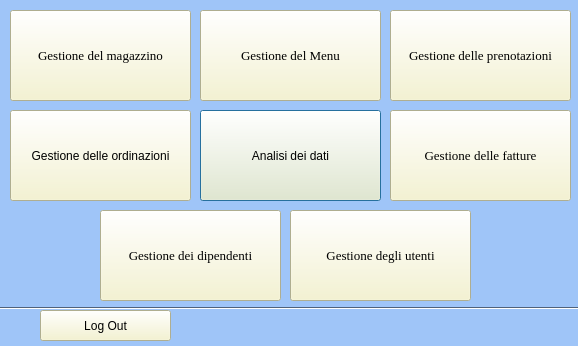
<?xml version="1.0" encoding="UTF-8"?>
<ui version="4.0">
 <class>formAmministratore</class>
 <widget class="QDialog" name="formAmministratore">
  <property name="geometry">
   <rect>
    <x>0</x>
    <y>0</y>
    <width>578</width>
    <height>346</height>
   </rect>
  </property>
  <property name="palette">
   <palette>
    <active>
     <colorrole role="WindowText">
      <brush brushstyle="SolidPattern">
       <color alpha="255">
        <red>0</red>
        <green>0</green>
        <blue>0</blue>
       </color>
      </brush>
     </colorrole>
     <colorrole role="Button">
      <brush brushstyle="SolidPattern">
       <color alpha="255">
        <red>159</red>
        <green>197</green>
        <blue>248</blue>
       </color>
      </brush>
     </colorrole>
     <colorrole role="Light">
      <brush brushstyle="SolidPattern">
       <color alpha="255">
        <red>255</red>
        <green>255</green>
        <blue>255</blue>
       </color>
      </brush>
     </colorrole>
     <colorrole role="Midlight">
      <brush brushstyle="SolidPattern">
       <color alpha="255">
        <red>207</red>
        <green>226</green>
        <blue>251</blue>
       </color>
      </brush>
     </colorrole>
     <colorrole role="Dark">
      <brush brushstyle="SolidPattern">
       <color alpha="255">
        <red>79</red>
        <green>98</green>
        <blue>124</blue>
       </color>
      </brush>
     </colorrole>
     <colorrole role="Mid">
      <brush brushstyle="SolidPattern">
       <color alpha="255">
        <red>106</red>
        <green>131</green>
        <blue>165</blue>
       </color>
      </brush>
     </colorrole>
     <colorrole role="Text">
      <brush brushstyle="SolidPattern">
       <color alpha="255">
        <red>0</red>
        <green>0</green>
        <blue>0</blue>
       </color>
      </brush>
     </colorrole>
     <colorrole role="BrightText">
      <brush brushstyle="SolidPattern">
       <color alpha="255">
        <red>255</red>
        <green>255</green>
        <blue>255</blue>
       </color>
      </brush>
     </colorrole>
     <colorrole role="ButtonText">
      <brush brushstyle="SolidPattern">
       <color alpha="255">
        <red>0</red>
        <green>0</green>
        <blue>0</blue>
       </color>
      </brush>
     </colorrole>
     <colorrole role="Base">
      <brush brushstyle="SolidPattern">
       <color alpha="255">
        <red>255</red>
        <green>255</green>
        <blue>255</blue>
       </color>
      </brush>
     </colorrole>
     <colorrole role="Window">
      <brush brushstyle="SolidPattern">
       <color alpha="255">
        <red>159</red>
        <green>197</green>
        <blue>248</blue>
       </color>
      </brush>
     </colorrole>
     <colorrole role="Shadow">
      <brush brushstyle="SolidPattern">
       <color alpha="255">
        <red>0</red>
        <green>0</green>
        <blue>0</blue>
       </color>
      </brush>
     </colorrole>
     <colorrole role="AlternateBase">
      <brush brushstyle="SolidPattern">
       <color alpha="255">
        <red>207</red>
        <green>226</green>
        <blue>251</blue>
       </color>
      </brush>
     </colorrole>
     <colorrole role="ToolTipBase">
      <brush brushstyle="SolidPattern">
       <color alpha="255">
        <red>255</red>
        <green>255</green>
        <blue>220</blue>
       </color>
      </brush>
     </colorrole>
     <colorrole role="ToolTipText">
      <brush brushstyle="SolidPattern">
       <color alpha="255">
        <red>0</red>
        <green>0</green>
        <blue>0</blue>
       </color>
      </brush>
     </colorrole>
     <colorrole role="PlaceholderText">
      <brush brushstyle="SolidPattern">
       <color alpha="128">
        <red>0</red>
        <green>0</green>
        <blue>0</blue>
       </color>
      </brush>
     </colorrole>
    </active>
    <inactive>
     <colorrole role="WindowText">
      <brush brushstyle="SolidPattern">
       <color alpha="255">
        <red>0</red>
        <green>0</green>
        <blue>0</blue>
       </color>
      </brush>
     </colorrole>
     <colorrole role="Button">
      <brush brushstyle="SolidPattern">
       <color alpha="255">
        <red>159</red>
        <green>197</green>
        <blue>248</blue>
       </color>
      </brush>
     </colorrole>
     <colorrole role="Light">
      <brush brushstyle="SolidPattern">
       <color alpha="255">
        <red>255</red>
        <green>255</green>
        <blue>255</blue>
       </color>
      </brush>
     </colorrole>
     <colorrole role="Midlight">
      <brush brushstyle="SolidPattern">
       <color alpha="255">
        <red>207</red>
        <green>226</green>
        <blue>251</blue>
       </color>
      </brush>
     </colorrole>
     <colorrole role="Dark">
      <brush brushstyle="SolidPattern">
       <color alpha="255">
        <red>79</red>
        <green>98</green>
        <blue>124</blue>
       </color>
      </brush>
     </colorrole>
     <colorrole role="Mid">
      <brush brushstyle="SolidPattern">
       <color alpha="255">
        <red>106</red>
        <green>131</green>
        <blue>165</blue>
       </color>
      </brush>
     </colorrole>
     <colorrole role="Text">
      <brush brushstyle="SolidPattern">
       <color alpha="255">
        <red>0</red>
        <green>0</green>
        <blue>0</blue>
       </color>
      </brush>
     </colorrole>
     <colorrole role="BrightText">
      <brush brushstyle="SolidPattern">
       <color alpha="255">
        <red>255</red>
        <green>255</green>
        <blue>255</blue>
       </color>
      </brush>
     </colorrole>
     <colorrole role="ButtonText">
      <brush brushstyle="SolidPattern">
       <color alpha="255">
        <red>0</red>
        <green>0</green>
        <blue>0</blue>
       </color>
      </brush>
     </colorrole>
     <colorrole role="Base">
      <brush brushstyle="SolidPattern">
       <color alpha="255">
        <red>255</red>
        <green>255</green>
        <blue>255</blue>
       </color>
      </brush>
     </colorrole>
     <colorrole role="Window">
      <brush brushstyle="SolidPattern">
       <color alpha="255">
        <red>159</red>
        <green>197</green>
        <blue>248</blue>
       </color>
      </brush>
     </colorrole>
     <colorrole role="Shadow">
      <brush brushstyle="SolidPattern">
       <color alpha="255">
        <red>0</red>
        <green>0</green>
        <blue>0</blue>
       </color>
      </brush>
     </colorrole>
     <colorrole role="AlternateBase">
      <brush brushstyle="SolidPattern">
       <color alpha="255">
        <red>207</red>
        <green>226</green>
        <blue>251</blue>
       </color>
      </brush>
     </colorrole>
     <colorrole role="ToolTipBase">
      <brush brushstyle="SolidPattern">
       <color alpha="255">
        <red>255</red>
        <green>255</green>
        <blue>220</blue>
       </color>
      </brush>
     </colorrole>
     <colorrole role="ToolTipText">
      <brush brushstyle="SolidPattern">
       <color alpha="255">
        <red>0</red>
        <green>0</green>
        <blue>0</blue>
       </color>
      </brush>
     </colorrole>
     <colorrole role="PlaceholderText">
      <brush brushstyle="SolidPattern">
       <color alpha="128">
        <red>0</red>
        <green>0</green>
        <blue>0</blue>
       </color>
      </brush>
     </colorrole>
    </inactive>
    <disabled>
     <colorrole role="WindowText">
      <brush brushstyle="SolidPattern">
       <color alpha="255">
        <red>79</red>
        <green>98</green>
        <blue>124</blue>
       </color>
      </brush>
     </colorrole>
     <colorrole role="Button">
      <brush brushstyle="SolidPattern">
       <color alpha="255">
        <red>159</red>
        <green>197</green>
        <blue>248</blue>
       </color>
      </brush>
     </colorrole>
     <colorrole role="Light">
      <brush brushstyle="SolidPattern">
       <color alpha="255">
        <red>255</red>
        <green>255</green>
        <blue>255</blue>
       </color>
      </brush>
     </colorrole>
     <colorrole role="Midlight">
      <brush brushstyle="SolidPattern">
       <color alpha="255">
        <red>207</red>
        <green>226</green>
        <blue>251</blue>
       </color>
      </brush>
     </colorrole>
     <colorrole role="Dark">
      <brush brushstyle="SolidPattern">
       <color alpha="255">
        <red>79</red>
        <green>98</green>
        <blue>124</blue>
       </color>
      </brush>
     </colorrole>
     <colorrole role="Mid">
      <brush brushstyle="SolidPattern">
       <color alpha="255">
        <red>106</red>
        <green>131</green>
        <blue>165</blue>
       </color>
      </brush>
     </colorrole>
     <colorrole role="Text">
      <brush brushstyle="SolidPattern">
       <color alpha="255">
        <red>79</red>
        <green>98</green>
        <blue>124</blue>
       </color>
      </brush>
     </colorrole>
     <colorrole role="BrightText">
      <brush brushstyle="SolidPattern">
       <color alpha="255">
        <red>255</red>
        <green>255</green>
        <blue>255</blue>
       </color>
      </brush>
     </colorrole>
     <colorrole role="ButtonText">
      <brush brushstyle="SolidPattern">
       <color alpha="255">
        <red>79</red>
        <green>98</green>
        <blue>124</blue>
       </color>
      </brush>
     </colorrole>
     <colorrole role="Base">
      <brush brushstyle="SolidPattern">
       <color alpha="255">
        <red>159</red>
        <green>197</green>
        <blue>248</blue>
       </color>
      </brush>
     </colorrole>
     <colorrole role="Window">
      <brush brushstyle="SolidPattern">
       <color alpha="255">
        <red>159</red>
        <green>197</green>
        <blue>248</blue>
       </color>
      </brush>
     </colorrole>
     <colorrole role="Shadow">
      <brush brushstyle="SolidPattern">
       <color alpha="255">
        <red>0</red>
        <green>0</green>
        <blue>0</blue>
       </color>
      </brush>
     </colorrole>
     <colorrole role="AlternateBase">
      <brush brushstyle="SolidPattern">
       <color alpha="255">
        <red>159</red>
        <green>197</green>
        <blue>248</blue>
       </color>
      </brush>
     </colorrole>
     <colorrole role="ToolTipBase">
      <brush brushstyle="SolidPattern">
       <color alpha="255">
        <red>255</red>
        <green>255</green>
        <blue>220</blue>
       </color>
      </brush>
     </colorrole>
     <colorrole role="ToolTipText">
      <brush brushstyle="SolidPattern">
       <color alpha="255">
        <red>0</red>
        <green>0</green>
        <blue>0</blue>
       </color>
      </brush>
     </colorrole>
     <colorrole role="PlaceholderText">
      <brush brushstyle="SolidPattern">
       <color alpha="128">
        <red>0</red>
        <green>0</green>
        <blue>0</blue>
       </color>
      </brush>
     </colorrole>
    </disabled>
   </palette>
  </property>
  <property name="windowTitle">
   <string>Schermata principale amminstratore - Il Giardino</string>
  </property>
  <widget class="QPushButton" name="btAnalisiDati">
   <property name="geometry">
    <rect>
     <x>200</x>
     <y>110</y>
     <width>181</width>
     <height>91</height>
    </rect>
   </property>
   <property name="styleSheet">
    <string notr="true">font: 10pt &quot;Georgia&quot;;
background-color: rgb(245, 243, 201);</string>
   </property>
   <property name="text">
    <string>Analisi dei dati</string>
   </property>
  </widget>
  <widget class="QPushButton" name="btMagazzino">
   <property name="geometry">
    <rect>
     <x>10</x>
     <y>10</y>
     <width>181</width>
     <height>91</height>
    </rect>
   </property>
   <property name="palette">
    <palette>
     <active>
      <colorrole role="Button">
       <brush brushstyle="SolidPattern">
        <color alpha="255">
         <red>245</red>
         <green>243</green>
         <blue>201</blue>
        </color>
       </brush>
      </colorrole>
      <colorrole role="Base">
       <brush brushstyle="SolidPattern">
        <color alpha="255">
         <red>245</red>
         <green>243</green>
         <blue>201</blue>
        </color>
       </brush>
      </colorrole>
      <colorrole role="Window">
       <brush brushstyle="SolidPattern">
        <color alpha="255">
         <red>245</red>
         <green>243</green>
         <blue>201</blue>
        </color>
       </brush>
      </colorrole>
     </active>
     <inactive>
      <colorrole role="Button">
       <brush brushstyle="SolidPattern">
        <color alpha="255">
         <red>245</red>
         <green>243</green>
         <blue>201</blue>
        </color>
       </brush>
      </colorrole>
      <colorrole role="Base">
       <brush brushstyle="SolidPattern">
        <color alpha="255">
         <red>245</red>
         <green>243</green>
         <blue>201</blue>
        </color>
       </brush>
      </colorrole>
      <colorrole role="Window">
       <brush brushstyle="SolidPattern">
        <color alpha="255">
         <red>245</red>
         <green>243</green>
         <blue>201</blue>
        </color>
       </brush>
      </colorrole>
     </inactive>
     <disabled>
      <colorrole role="Button">
       <brush brushstyle="SolidPattern">
        <color alpha="255">
         <red>245</red>
         <green>243</green>
         <blue>201</blue>
        </color>
       </brush>
      </colorrole>
      <colorrole role="Base">
       <brush brushstyle="SolidPattern">
        <color alpha="255">
         <red>245</red>
         <green>243</green>
         <blue>201</blue>
        </color>
       </brush>
      </colorrole>
      <colorrole role="Window">
       <brush brushstyle="SolidPattern">
        <color alpha="255">
         <red>245</red>
         <green>243</green>
         <blue>201</blue>
        </color>
       </brush>
      </colorrole>
     </disabled>
    </palette>
   </property>
   <property name="font">
    <font>
     <family>Georgia</family>
     <pointsize>10</pointsize>
    </font>
   </property>
   <property name="styleSheet">
    <string notr="true">background-color: rgb(245, 243, 201);</string>
   </property>
   <property name="text">
    <string>Gestione del magazzino</string>
   </property>
  </widget>
  <widget class="QPushButton" name="btOrdinazioni">
   <property name="geometry">
    <rect>
     <x>10</x>
     <y>110</y>
     <width>181</width>
     <height>91</height>
    </rect>
   </property>
   <property name="styleSheet">
    <string notr="true">font: 10pt &quot;Georgia&quot;;
background-color: rgb(245, 243, 201);</string>
   </property>
   <property name="text">
    <string>Gestione delle ordinazioni</string>
   </property>
  </widget>
  <widget class="QPushButton" name="btUtenti">
   <property name="geometry">
    <rect>
     <x>290</x>
     <y>210</y>
     <width>181</width>
     <height>91</height>
    </rect>
   </property>
   <property name="font">
    <font>
     <family>Georgia</family>
     <pointsize>10</pointsize>
    </font>
   </property>
   <property name="styleSheet">
    <string notr="true">background-color: rgb(245, 243, 201);</string>
   </property>
   <property name="text">
    <string>Gestione degli utenti</string>
   </property>
  </widget>
  <widget class="QPushButton" name="btDipendenti">
   <property name="geometry">
    <rect>
     <x>100</x>
     <y>210</y>
     <width>181</width>
     <height>91</height>
    </rect>
   </property>
   <property name="font">
    <font>
     <family>Georgia</family>
     <pointsize>10</pointsize>
    </font>
   </property>
   <property name="styleSheet">
    <string notr="true">background-color: rgb(245, 243, 201);</string>
   </property>
   <property name="text">
    <string>Gestione dei dipendenti</string>
   </property>
  </widget>
  <widget class="QPushButton" name="btMenu">
   <property name="geometry">
    <rect>
     <x>200</x>
     <y>10</y>
     <width>181</width>
     <height>91</height>
    </rect>
   </property>
   <property name="palette">
    <palette>
     <active>
      <colorrole role="Button">
       <brush brushstyle="SolidPattern">
        <color alpha="255">
         <red>245</red>
         <green>243</green>
         <blue>201</blue>
        </color>
       </brush>
      </colorrole>
      <colorrole role="Base">
       <brush brushstyle="SolidPattern">
        <color alpha="255">
         <red>245</red>
         <green>243</green>
         <blue>201</blue>
        </color>
       </brush>
      </colorrole>
      <colorrole role="Window">
       <brush brushstyle="SolidPattern">
        <color alpha="255">
         <red>245</red>
         <green>243</green>
         <blue>201</blue>
        </color>
       </brush>
      </colorrole>
     </active>
     <inactive>
      <colorrole role="Button">
       <brush brushstyle="SolidPattern">
        <color alpha="255">
         <red>245</red>
         <green>243</green>
         <blue>201</blue>
        </color>
       </brush>
      </colorrole>
      <colorrole role="Base">
       <brush brushstyle="SolidPattern">
        <color alpha="255">
         <red>245</red>
         <green>243</green>
         <blue>201</blue>
        </color>
       </brush>
      </colorrole>
      <colorrole role="Window">
       <brush brushstyle="SolidPattern">
        <color alpha="255">
         <red>245</red>
         <green>243</green>
         <blue>201</blue>
        </color>
       </brush>
      </colorrole>
     </inactive>
     <disabled>
      <colorrole role="Button">
       <brush brushstyle="SolidPattern">
        <color alpha="255">
         <red>245</red>
         <green>243</green>
         <blue>201</blue>
        </color>
       </brush>
      </colorrole>
      <colorrole role="Base">
       <brush brushstyle="SolidPattern">
        <color alpha="255">
         <red>245</red>
         <green>243</green>
         <blue>201</blue>
        </color>
       </brush>
      </colorrole>
      <colorrole role="Window">
       <brush brushstyle="SolidPattern">
        <color alpha="255">
         <red>245</red>
         <green>243</green>
         <blue>201</blue>
        </color>
       </brush>
      </colorrole>
     </disabled>
    </palette>
   </property>
   <property name="font">
    <font>
     <family>Georgia</family>
     <pointsize>10</pointsize>
    </font>
   </property>
   <property name="autoFillBackground">
    <bool>false</bool>
   </property>
   <property name="styleSheet">
    <string notr="true">
background-color: rgb(245, 243, 201);</string>
   </property>
   <property name="text">
    <string>Gestione del Menu</string>
   </property>
  </widget>
  <widget class="QPushButton" name="btPrenotazioni">
   <property name="geometry">
    <rect>
     <x>390</x>
     <y>10</y>
     <width>181</width>
     <height>91</height>
    </rect>
   </property>
   <property name="font">
    <font>
     <family>Georgia</family>
     <pointsize>10</pointsize>
    </font>
   </property>
   <property name="styleSheet">
    <string notr="true">background-color: rgb(245, 243, 201);</string>
   </property>
   <property name="text">
    <string>Gestione delle prenotazioni</string>
   </property>
  </widget>
  <widget class="QPushButton" name="btFatture">
   <property name="geometry">
    <rect>
     <x>390</x>
     <y>110</y>
     <width>181</width>
     <height>91</height>
    </rect>
   </property>
   <property name="font">
    <font>
     <family>Georgia</family>
     <pointsize>10</pointsize>
    </font>
   </property>
   <property name="styleSheet">
    <string notr="true">background-color: rgb(245, 243, 201);</string>
   </property>
   <property name="text">
    <string>Gestione delle fatture</string>
   </property>
  </widget>
  <widget class="QWidget" name="widgetLogout" native="true">
   <property name="geometry">
    <rect>
     <x>0</x>
     <y>310</y>
     <width>41</width>
     <height>31</height>
    </rect>
   </property>
   <property name="styleSheet">
    <string notr="true">image: url(:/icons/log-out.svg);</string>
   </property>
  </widget>
  <widget class="QPushButton" name="btLogout">
   <property name="geometry">
    <rect>
     <x>40</x>
     <y>310</y>
     <width>131</width>
     <height>31</height>
    </rect>
   </property>
   <property name="styleSheet">
    <string notr="true">font: 8pt &quot;Georgia&quot;;
background-color: rgb(245, 243, 201);</string>
   </property>
   <property name="text">
    <string>Log Out</string>
   </property>
  </widget>
  <widget class="Line" name="line">
   <property name="geometry">
    <rect>
     <x>0</x>
     <y>300</y>
     <width>581</width>
     <height>16</height>
    </rect>
   </property>
   <property name="orientation">
    <enum>Qt::Horizontal</enum>
   </property>
  </widget>
  <zorder>btAnalisiDati</zorder>
  <zorder>btOrdinazioni</zorder>
  <zorder>btUtenti</zorder>
  <zorder>btDipendenti</zorder>
  <zorder>btMenu</zorder>
  <zorder>btPrenotazioni</zorder>
  <zorder>btFatture</zorder>
  <zorder>widgetLogout</zorder>
  <zorder>btLogout</zorder>
  <zorder>line</zorder>
  <zorder>btMagazzino</zorder>
 </widget>
 <resources>
  <include location="resources.qrc"/>
 </resources>
 <connections/>
</ui>
